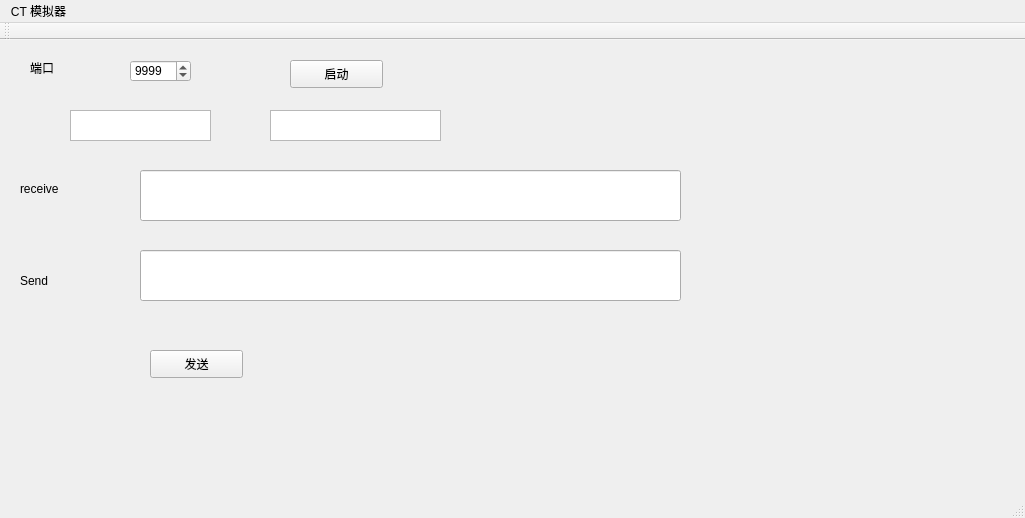
<?xml version="1.0" encoding="UTF-8"?>
<ui version="4.0">
 <class>MainWindow</class>
 <widget class="QMainWindow" name="MainWindow">
  <property name="geometry">
   <rect>
    <x>0</x>
    <y>0</y>
    <width>1025</width>
    <height>518</height>
   </rect>
  </property>
  <property name="windowTitle">
   <string>CT模拟器</string>
  </property>
  <widget class="QWidget" name="centralWidget">
   <widget class="QLabel" name="label">
    <property name="geometry">
     <rect>
      <x>30</x>
      <y>20</y>
      <width>72</width>
      <height>15</height>
     </rect>
    </property>
    <property name="text">
     <string>端口</string>
    </property>
   </widget>
   <widget class="QTextEdit" name="textEdit">
    <property name="geometry">
     <rect>
      <x>70</x>
      <y>70</y>
      <width>141</width>
      <height>31</height>
     </rect>
    </property>
   </widget>
   <widget class="QPushButton" name="pushButtonstart">
    <property name="geometry">
     <rect>
      <x>290</x>
      <y>20</y>
      <width>93</width>
      <height>28</height>
     </rect>
    </property>
    <property name="text">
     <string>启动</string>
    </property>
   </widget>
   <widget class="QTextEdit" name="textEdit_2">
    <property name="geometry">
     <rect>
      <x>270</x>
      <y>70</y>
      <width>171</width>
      <height>31</height>
     </rect>
    </property>
   </widget>
   <widget class="QPushButton" name="pushButtonsend">
    <property name="geometry">
     <rect>
      <x>150</x>
      <y>310</y>
      <width>93</width>
      <height>28</height>
     </rect>
    </property>
    <property name="text">
     <string>发送</string>
    </property>
   </widget>
   <widget class="QSpinBox" name="spinBox">
    <property name="geometry">
     <rect>
      <x>130</x>
      <y>20</y>
      <width>61</width>
      <height>22</height>
     </rect>
    </property>
    <property name="maximum">
     <number>65535</number>
    </property>
    <property name="value">
     <number>9999</number>
    </property>
   </widget>
   <widget class="QLineEdit" name="lineEdit">
    <property name="geometry">
     <rect>
      <x>140</x>
      <y>130</y>
      <width>541</width>
      <height>51</height>
     </rect>
    </property>
   </widget>
   <widget class="QLineEdit" name="lineEdit_2">
    <property name="geometry">
     <rect>
      <x>140</x>
      <y>210</y>
      <width>541</width>
      <height>51</height>
     </rect>
    </property>
   </widget>
   <widget class="QLabel" name="label_2">
    <property name="geometry">
     <rect>
      <x>20</x>
      <y>128</y>
      <width>101</width>
      <height>41</height>
     </rect>
    </property>
    <property name="styleSheet">
     <string notr="true">font: 14pt &quot;Microsoft YaHei UI&quot;;</string>
    </property>
    <property name="text">
     <string>receive</string>
    </property>
   </widget>
   <widget class="QLabel" name="label_3">
    <property name="geometry">
     <rect>
      <x>20</x>
      <y>220</y>
      <width>69</width>
      <height>41</height>
     </rect>
    </property>
    <property name="styleSheet">
     <string notr="true">font: 14pt &quot;Microsoft YaHei UI&quot;;</string>
    </property>
    <property name="text">
     <string>Send</string>
    </property>
   </widget>
   <zorder>textEdit</zorder>
   <zorder>label</zorder>
   <zorder>pushButtonstart</zorder>
   <zorder>textEdit_2</zorder>
   <zorder>pushButtonsend</zorder>
   <zorder>spinBox</zorder>
   <zorder>lineEdit</zorder>
   <zorder>lineEdit_2</zorder>
   <zorder>label_2</zorder>
   <zorder>label_3</zorder>
  </widget>
  <widget class="QMenuBar" name="menuBar">
   <property name="geometry">
    <rect>
     <x>0</x>
     <y>0</y>
     <width>1025</width>
     <height>25</height>
    </rect>
   </property>
   <widget class="QMenu" name="menuCT">
    <property name="title">
     <string>CT 模拟器</string>
    </property>
   </widget>
   <addaction name="menuCT"/>
  </widget>
  <widget class="QToolBar" name="mainToolBar">
   <attribute name="toolBarArea">
    <enum>TopToolBarArea</enum>
   </attribute>
   <attribute name="toolBarBreak">
    <bool>false</bool>
   </attribute>
  </widget>
  <widget class="QStatusBar" name="statusBar"/>
 </widget>
 <layoutdefault spacing="6" margin="11"/>
 <resources/>
 <connections/>
</ui>
